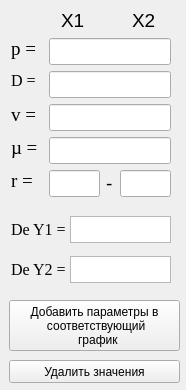
<?xml version="1.0" encoding="UTF-8"?>
<ui version="4.0">
 <class>dean_menu_r</class>
 <widget class="QWidget" name="dean_menu_r">
  <property name="geometry">
   <rect>
    <x>0</x>
    <y>0</y>
    <width>186</width>
    <height>390</height>
   </rect>
  </property>
  <property name="windowTitle">
   <string>Form</string>
  </property>
  <widget class="QLineEdit" name="lineEdit_v_x1">
   <property name="geometry">
    <rect>
     <x>49</x>
     <y>104</y>
     <width>122</width>
     <height>27</height>
    </rect>
   </property>
   <property name="font">
    <font>
     <family>Times New Roman</family>
     <pointsize>10</pointsize>
     <weight>50</weight>
     <bold>false</bold>
    </font>
   </property>
   <property name="toolTip">
    <string>&lt;html&gt;&lt;head/&gt;&lt;body&gt;&lt;p&gt;Введите число от 1000,00 до 5000,00&lt;/p&gt;&lt;/body&gt;&lt;/html&gt;</string>
   </property>
  </widget>
  <widget class="QLabel" name="label_nu_De">
   <property name="geometry">
    <rect>
     <x>11</x>
     <y>137</y>
     <width>32</width>
     <height>21</height>
    </rect>
   </property>
   <property name="font">
    <font>
     <family>Times New Roman</family>
     <pointsize>14</pointsize>
    </font>
   </property>
   <property name="text">
    <string>µ = </string>
   </property>
  </widget>
  <widget class="QTextEdit" name="textEdit_De_y1">
   <property name="geometry">
    <rect>
     <x>70</x>
     <y>216</y>
     <width>101</width>
     <height>27</height>
    </rect>
   </property>
   <property name="font">
    <font>
     <pointsize>10</pointsize>
     <weight>50</weight>
     <bold>false</bold>
    </font>
   </property>
   <property name="readOnly">
    <bool>true</bool>
   </property>
  </widget>
  <widget class="QLabel" name="label_v">
   <property name="geometry">
    <rect>
     <x>11</x>
     <y>104</y>
     <width>32</width>
     <height>21</height>
    </rect>
   </property>
   <property name="font">
    <font>
     <family>Times New Roman</family>
     <pointsize>14</pointsize>
    </font>
   </property>
   <property name="text">
    <string>v =</string>
   </property>
  </widget>
  <widget class="QLineEdit" name="lineEdit_p_x1">
   <property name="geometry">
    <rect>
     <x>49</x>
     <y>38</y>
     <width>122</width>
     <height>27</height>
    </rect>
   </property>
   <property name="font">
    <font>
     <family>Times New Roman</family>
     <pointsize>10</pointsize>
     <weight>50</weight>
     <bold>false</bold>
    </font>
   </property>
   <property name="toolTip">
    <string>&lt;html&gt;&lt;head/&gt;&lt;body&gt;&lt;p&gt;Введите число от 1000,00 до 5000,00&lt;/p&gt;&lt;/body&gt;&lt;/html&gt;</string>
   </property>
  </widget>
  <widget class="QLineEdit" name="lineEdit_nu_De_x1">
   <property name="geometry">
    <rect>
     <x>49</x>
     <y>137</y>
     <width>122</width>
     <height>27</height>
    </rect>
   </property>
   <property name="font">
    <font>
     <family>Times New Roman</family>
     <pointsize>10</pointsize>
     <weight>50</weight>
     <bold>false</bold>
    </font>
   </property>
   <property name="toolTip">
    <string>&lt;html&gt;&lt;head/&gt;&lt;body&gt;&lt;p&gt;Введите число от 1000,00 до 5000,00&lt;/p&gt;&lt;/body&gt;&lt;/html&gt;</string>
   </property>
  </widget>
  <widget class="QLabel" name="label_D">
   <property name="geometry">
    <rect>
     <x>11</x>
     <y>71</y>
     <width>32</width>
     <height>19</height>
    </rect>
   </property>
   <property name="font">
    <font>
     <family>Times New Roman</family>
     <pointsize>12</pointsize>
    </font>
   </property>
   <property name="text">
    <string>D = </string>
   </property>
  </widget>
  <widget class="QLabel" name="label_De">
   <property name="geometry">
    <rect>
     <x>11</x>
     <y>220</y>
     <width>61</width>
     <height>19</height>
    </rect>
   </property>
   <property name="font">
    <font>
     <family>Times New Roman</family>
     <pointsize>12</pointsize>
    </font>
   </property>
   <property name="text">
    <string>De Y1 = </string>
   </property>
  </widget>
  <widget class="QLabel" name="label_r">
   <property name="geometry">
    <rect>
     <x>11</x>
     <y>170</y>
     <width>32</width>
     <height>21</height>
    </rect>
   </property>
   <property name="font">
    <font>
     <family>Times New Roman</family>
     <pointsize>14</pointsize>
    </font>
   </property>
   <property name="text">
    <string>r = </string>
   </property>
  </widget>
  <widget class="QLineEdit" name="lineEdit_D_x1">
   <property name="geometry">
    <rect>
     <x>49</x>
     <y>71</y>
     <width>122</width>
     <height>27</height>
    </rect>
   </property>
   <property name="font">
    <font>
     <family>Times New Roman</family>
     <pointsize>10</pointsize>
     <weight>50</weight>
     <bold>false</bold>
    </font>
   </property>
   <property name="toolTip">
    <string>&lt;html&gt;&lt;head/&gt;&lt;body&gt;&lt;p&gt;Введите число от 1000,00 до 5000,00&lt;/p&gt;&lt;/body&gt;&lt;/html&gt;</string>
   </property>
  </widget>
  <widget class="QLabel" name="label_p">
   <property name="geometry">
    <rect>
     <x>11</x>
     <y>38</y>
     <width>32</width>
     <height>21</height>
    </rect>
   </property>
   <property name="font">
    <font>
     <family>Times New Roman</family>
     <pointsize>14</pointsize>
    </font>
   </property>
   <property name="text">
    <string>p =</string>
   </property>
  </widget>
  <widget class="QLineEdit" name="lineEdit_r_x1">
   <property name="geometry">
    <rect>
     <x>49</x>
     <y>170</y>
     <width>51</width>
     <height>27</height>
    </rect>
   </property>
   <property name="font">
    <font>
     <family>Times New Roman</family>
     <pointsize>10</pointsize>
     <weight>50</weight>
     <bold>false</bold>
    </font>
   </property>
   <property name="toolTip">
    <string>&lt;html&gt;&lt;head/&gt;&lt;body&gt;&lt;p&gt;Введите число от 1000,00 до 5000,00&lt;/p&gt;&lt;/body&gt;&lt;/html&gt;</string>
   </property>
  </widget>
  <widget class="QPushButton" name="Value_delete">
   <property name="geometry">
    <rect>
     <x>9</x>
     <y>360</y>
     <width>171</width>
     <height>23</height>
    </rect>
   </property>
   <property name="font">
    <font>
     <pointsize>9</pointsize>
    </font>
   </property>
   <property name="text">
    <string>Удалить значения</string>
   </property>
  </widget>
  <widget class="QPushButton" name="add_parametrs_to_the_corresponding_graph_Dean">
   <property name="geometry">
    <rect>
     <x>9</x>
     <y>300</y>
     <width>171</width>
     <height>51</height>
    </rect>
   </property>
   <property name="font">
    <font>
     <pointsize>9</pointsize>
    </font>
   </property>
   <property name="text">
    <string>Добавить параметры в 
 соответствующий 
  график</string>
   </property>
  </widget>
  <widget class="QLineEdit" name="lineEdit_r_x2">
   <property name="geometry">
    <rect>
     <x>120</x>
     <y>170</y>
     <width>51</width>
     <height>27</height>
    </rect>
   </property>
   <property name="font">
    <font>
     <family>Times New Roman</family>
     <pointsize>10</pointsize>
     <weight>50</weight>
     <bold>false</bold>
    </font>
   </property>
   <property name="toolTip">
    <string>&lt;html&gt;&lt;head/&gt;&lt;body&gt;&lt;p&gt;Введите число от 1000,00 до 5000,00&lt;/p&gt;&lt;/body&gt;&lt;/html&gt;</string>
   </property>
  </widget>
  <widget class="QTextEdit" name="textEdit_De_y2">
   <property name="geometry">
    <rect>
     <x>70</x>
     <y>256</y>
     <width>101</width>
     <height>27</height>
    </rect>
   </property>
   <property name="font">
    <font>
     <pointsize>10</pointsize>
     <weight>50</weight>
     <bold>false</bold>
    </font>
   </property>
   <property name="readOnly">
    <bool>true</bool>
   </property>
  </widget>
  <widget class="QLabel" name="label_5">
   <property name="geometry">
    <rect>
     <x>106</x>
     <y>170</y>
     <width>16</width>
     <height>27</height>
    </rect>
   </property>
   <property name="font">
    <font>
     <pointsize>14</pointsize>
    </font>
   </property>
   <property name="text">
    <string>-</string>
   </property>
  </widget>
  <widget class="QLabel" name="label_X1">
   <property name="geometry">
    <rect>
     <x>61</x>
     <y>10</y>
     <width>31</width>
     <height>20</height>
    </rect>
   </property>
   <property name="font">
    <font>
     <pointsize>14</pointsize>
    </font>
   </property>
   <property name="text">
    <string>X1</string>
   </property>
  </widget>
  <widget class="QLabel" name="label_X2">
   <property name="geometry">
    <rect>
     <x>132</x>
     <y>10</y>
     <width>31</width>
     <height>20</height>
    </rect>
   </property>
   <property name="font">
    <font>
     <pointsize>14</pointsize>
    </font>
   </property>
   <property name="text">
    <string>X2</string>
   </property>
  </widget>
  <widget class="QLabel" name="label_De_2">
   <property name="geometry">
    <rect>
     <x>11</x>
     <y>260</y>
     <width>61</width>
     <height>19</height>
    </rect>
   </property>
   <property name="font">
    <font>
     <family>Times New Roman</family>
     <pointsize>12</pointsize>
    </font>
   </property>
   <property name="text">
    <string>De Y2 = </string>
   </property>
  </widget>
 </widget>
 <resources/>
 <connections/>
</ui>
